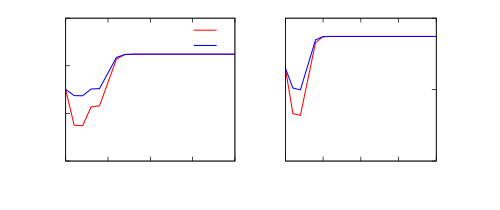

Write the gnuplot code that produced this figure.
 set terminal x11
# set output
set style line 1 lt 1 lw 3 lc 1
set style line 2 lt 1 lw 3 lc 3
set style line 3 lt 1 lw 3
set style line 4 lt 1 lw 3
set style line 5 lt 1 lw 1
set size 1,0.6
set origin 0,0
set multiplot
set size 0.525,0.6
set origin 0,0
set ytics nomirror
set xtics 5
set ytics 10
set ylabel "Retailer-Inventory"
set xlabel "Time"
#set key at first 15, first 35
set key horizontal samplen 2
#unset key
plot "CL4.dat" u 1:2 w l ls 1  t "Multiobjective" , \
"" u 1:3 w l ls 2  t "Tracking"
set size 0.525, 0.6
set origin 0.525,0
unset ylabel
unset ytics
set key horizontal samplen 2
#set key at first 15, second 3
set xtics 5
set y2tics nomirror
set y2label "Manufacturer-Inventory"
set y2tics 10
set xlabel "Time"
plot "CL4.dat" u 4:5 w l ls 1 axis x1y2 notitle,\
"" u 4:6 w l ls 2 axis x1y2 notitle
